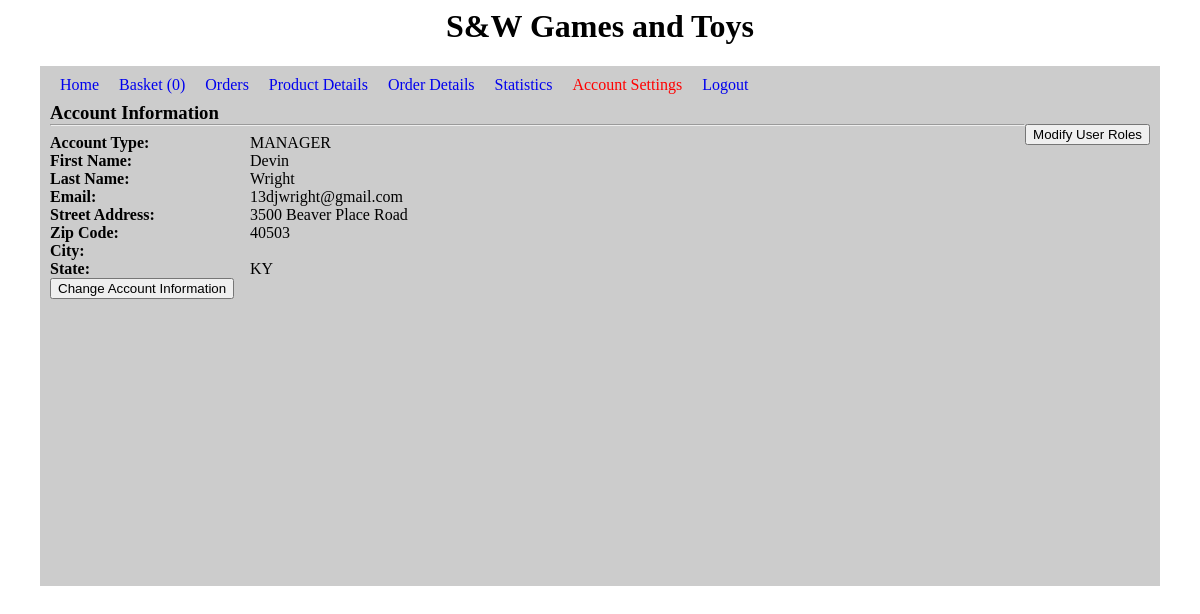
Page /account.php (signed in) on the earlier database version.
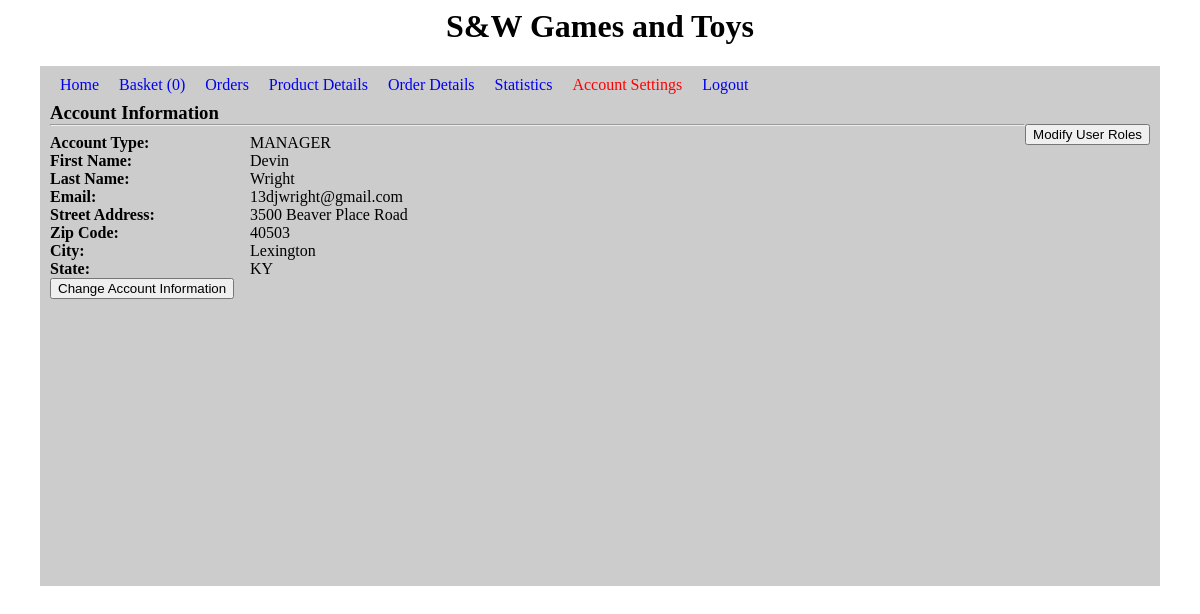
Same page on the later database version.
### tables this page shows
CREATE TABLE IF NOT EXISTS users405(
role VARCHAR(20) DEFAULT "CUSTOMER",
firstName VARCHAR(30) NOT NULL,
lastName VARCHAR(30) NOT NULL,
password VARCHAR(30) NOT NULL,
email VARCHAR(40) NOT NULL PRIMARY KEY,
address VARCHAR(100) NOT NULL,
city VARCHAR(30) NOT NULL,
zipCode INTEGER(5) NOT NULL,
state VARCHAR(2) NOT NULL,
loggedIn BOOLEAN NOT NULL DEFAULT 0,
dateCreated TIMESTAMP DEFAULT CURRENT_TIMESTAMP
);

### account.php (the view, shortened to what the changed rows need)
<html>
	<head>
		<link rel="stylesheet" type="text/css" href="./stylesheet.css">
	</head>
	<body>
		<?php
			$liEmail = $liName = $liRole = "";
			if(!isset($_SESSION['email']) || empty($_SESSION['email'])) {
			}
			else {
				$liEmail = $_SESSION['email'];
				$liRole = $_SESSION['role'];
				include_once('./config.php');
				$stmt = $conn->prepare("select count(*) from orderDetails405 D where D.orderID=(select max(id) from orders405 O where O.userEmail=?)");
				$stmt->bind_param("s", $liEmail);
				$stmt->execute();
				$stmt->bind_result($items_in_basket);
			}
		?>
		<h1 id="header">S&W Games and Toys</h1>
		<div id="main">
			<div id="links">
				<?php
					if($liEmail){
						echo "<a href='../project/'>Home</a>";
						echo "<a href='./basket.php'>Basket ({$items_in_basket})</a>";
						echo "<a href='./previous_orders.php'>Orders</a>";
						if($liRole == "STAFF" || $liRole == "MANAGER") {
							echo "<a href='./products.php'>Product Details</a>";
							echo "<a href='./orders.php'>Order Details</a>";
						}
						if($liRole == "MANAGER") {
							echo "<a href='./statistics.php'>Statistics</a>";
						}
						echo "<a href='./account.php' class='active'>Account Settings</a>";
						echo "<a href='./logout.php'>Logout</a>";
					}
					else {
						echo "<a href='./registration.php'>New User Register</a>";
						echo "<a href='./login.php'>Login</a>";
					}
				?>
			</div>
				<?php
					echo "<div id='inline'>";
					echo "<h3>Account Information</h3>";
					if($liRole == "MANAGER") {
						echo "<a href='./users.php'><button>Modify User Roles</button></a>";
					}
					echo "</div>";
					echo "<hr>";
					$stmt = $conn->prepare("select role, firstName, lastName, password, email, address, city, zipCode, state from users405 where email=?");
					$stmt->bind_param("s", $liEmail);
					$stmt->execute();
					$stmt->bind_result($role, $fname, $lname, $pw, $email, $addr, $city, $zip, $state);
					if($_SERVER["REQUEST_METHOD"] == "POST") {
						if(!empty($_POST["changeAcc"])) {
							echo "<form method='post' action='./account.php'>";
							echo "<div id='account_info_title'>Account Type:</div> <div id='account_info_field'>
								$role
								</div><br class='clear'>";
							echo "<div id='account_info_title'>First Name:</div> <div id='account_info_field'>
								<input type='text' name='fname' value='{$fname}'>
								</div><br class='clear'>";
							echo "<div id='account_info_title'>Last Name:</div>  <div id='account_info_field'>
								<input type='text' name='lname' value='{$lname}'>
								</div><br class='clear'>";
							echo "<div id='account_info_title'>Email:</div>  <div id='account_info_field'>{$email}</div><br class='clear'>";
							echo "<div id='account_info_title'>Street Address:</div>  <div id='account_info_field'>
								<input type='text' name='address' value='{$addr}'>
								</div><br class='clear'>";
							echo "<div id='account_info_title'>Zip Code:</div>  <div id='account_info_field'>
								<input type='text' name='zip_code' value='{$zip}'>
								</div><br class='clear'>";
							echo "<div id='account_info_title'>City:</div>  <div id='account_info_field'>
								<input type='text' name='city' value='{$city}'>
								</div><br class='clear'>";
							echo "<div id='account_info_title'>State:</div>  <div id='account_info_field'>
								<input type='text' name='state' value='{$state}'>
								</div><br class='clear'>";
							echo "<input type='submit' value='Confirm Changes' name='confirmAcc' onClick='./account.php'>";
							echo "</form>";
							echo "<form method='post' action='./account.php'>";
							echo "<div id='account_info_title'>Old Password:</div> <div id='account_info_field'><input type='password' name='oldpassword'></div>
							<br class='clear'>";
							echo "<div id='account_info_title'>New Password:</div> <div id='account_info_field'><input type='password' name='newpassword'></div>
							<br class='clear'>";
							echo "<div id='account_info_title'>Re-enter:</div> <div id='account_info_field'><input type='password' name='repassword'></div>
							<br class='clear'>";
							echo "<input type='submit' value='Change Password?' name='PassChange' onClick='./account.php'>";
							echo "</form>";
						}
						else if(!empty($_POST["confirmAcc"])){
							echo "<span id='confirm'>Changes made to your account information.</span>";
							$fname = $_POST['fname'];
							$lname = $_POST['lname'];
							$email = $_POST['email'];
							$addr = $_POST['address'];
							$zip = $_POST['zip_code'];
							$city = $_POST['city'];
							$state = $_POST['state'];
							$uppstmt = $conn->prepare("UPDATE users405 SET firstName=?, lastName=?, email=?, address=?, city=?, zipCode=?, state=? WHERE email=?");
							$uppstmt->bind_param("sssssiss", $fname, $lname, $email, $addr, $city, $zip, $state, $liEmail);
							$uppstmt->execute();
							$uppstmt->close();
							echo "<div id='account_info_title'>Account Type:</div> <div id='account_info_field'>$role</div><br class='clear'>";
							echo "<div id='account_info_title'>First Name:</div> <div id='account_info_field'>$fname</div><br class='clear'>";
							echo "<div id='account_info_title'>Last Name:</div> <div id='account_info_field'>$lname</div><br class='clear'>";
							echo "<div id='account_info_title'>Email:</div> <div id='account_info_field'>$email</div><br class='clear'>";
							echo "<div id='account_info_title'>Street Address:</div> <div id='account_info_field'>$addr</div><br class='clear'>";
							echo "<div id='account_info_title'>Zip Code:</div> <div id='account_info_field'>$zip</div><br class='clear'>";
							echo "<div id='account_info_title'>City:</div> <div id='account_info_field'>$city</div><br class='clear'>";
							echo "<div id='account_info_title'>State:</div> <div id='account_info_field'>$state</div><br class='clear'>";
							echo "<form method='post' action='./account.php'>";
							echo "<input type='submit' value='Change Account Information' name='changeAcc' onClick='./account.php'>";
							echo "</form>";
						}
						else if(!empty($_POST["PassChange"])){
							$oldPass = $_POST['oldpassword'];
							$newpass = $_POST['newpassword'];
							$newpassCheck = $_POST['repassword'];
							if($newpass == "" || $newpass == " "){
								$newpass = "wrongPass";
							}
							if($newpassCheck == "" || $newpassCheck == " "){
								$newpassCheck = "wrongPass2";
							}
							if($oldPass == "" || $oldPass == " "){
								$oldPass == "wrongPass";
							}
							$stmt = $conn->prepare("select password from users405 WHERE email=?");
							$stmt->bind_param("s", $liEmail);
							$stmt->execute();
							$stmt->bind_result($currpass);
							$stmt->fetch();
							$stmt->close();
							if($newpass != $newpassCheck){
								echo "<span id='confirm'>New password did not match re-entry of the new password.</span>";
								echo "<form method='post' action='./account.php'>";
								echo "<input type='submit' value='Change Account Information' name='changeAcc' onClick='./account.php'>";
								echo "</form>";
							}
							else if($oldPass != $currpass){
								echo "<span id='confirm'>Incorrect entry for current password.</span>";
								echo "<form method='post' action='./account.php'>";
								echo "<input type='submit' value='Change Account Information' name='changeAcc' onClick='./account.php'>";
								echo "</form>";
							}
							else if($newpass == $newpassCheck && $oldPass == $currpass){
								echo "<span id='confirm'>Password has been changed.</span>";
								$uppstmt = $conn->prepare("UPDATE users405 SET password=? WHERE email=?");
								$uppstmt->bind_param("ss", $newpass, $liEmail);
								$uppstmt->execute();
								$uppstmt->close();
								echo "<div id='account_info_title'>Account Type:</div> <div id='account_info_field'>$role</div><br class='clear'>";
								echo "<div id='account_info_title'>First Name:</div> <div id='account_info_field'>$fname</div><br class='clear'>";
								echo "<div id='account_info_title'>Last Name:</div> <div id='account_info_field'>$lname</div><br class='clear'>";
								echo "<div id='account_info_title'>Email:</div> <div id='account_info_field'>$email</div><br class='clear'>";
								echo "<div id='account_info_title'>Street Address:</div> <div id='account_info_field'>$addr</div><br class='clear'>";
								echo "<div id='account_info_title'>Zip Code:</div> <div id='account_info_field'>$zip</div><br class='clear'>";
								echo "<div id='account_info_title'>City:</div> <div id='account_info_field'>$city</div><br class='clear'>";
								echo "<div id='account_info_title'>State:</div> <div id='account_info_field'>$state</div><br class='clear'>";
								echo "<form method='post' action='./account.php'>";
								echo "<input type='submit' value='Change Account Information' name='changeAcc' onClick='./account.php'>";
								echo "</form>";
							}
						}
					}
					else{
						echo "<div id='account_info_title'>Account Type:</div> <div id='account_info_field'>$role</div><br class='clear'>";
						echo "<div id='account_info_title'>First Name:</div> <div id='account_info_field'>$fname</div><br class='clear'>";
						echo "<div id='account_info_title'>Last Name:</div> <div id='account_info_field'>$lname</div><br class='clear'>";
						echo "<div id='account_info_title'>Email:</div> <div id='account_info_field'>$email</div><br class='clear'>";
						echo "<div id='account_info_title'>Street Address:</div> <div id='account_info_field'>$addr</div><br class='clear'>";
						echo "<div id='account_info_title'>Zip Code:</div> <div id='account_info_field'>$zip</div><br class='clear'>";
						echo "<div id='account_info_title'>City:</div> <div id='account_info_field'>$city</div><br class='clear'>";
						echo "<div id='account_info_title'>State:</div> <div id='account_info_field'>$state</div><br class='clear'>";
						echo "<form method='post' action='./account.php'>";
						echo "<input type='submit' value='Change Account Information' name='changeAcc' onClick='./account.php'>";
						echo "</form>";
					}
				?>
				<br />
		</div>
	</body>
</html>

Differences in the rows shown:
changed users405 "MANAGER": city (not shown) → "Lexington"
